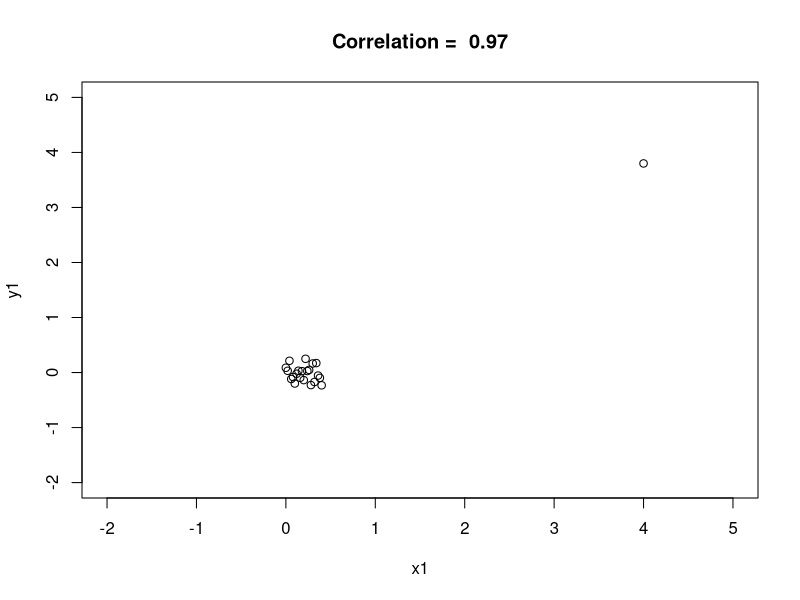
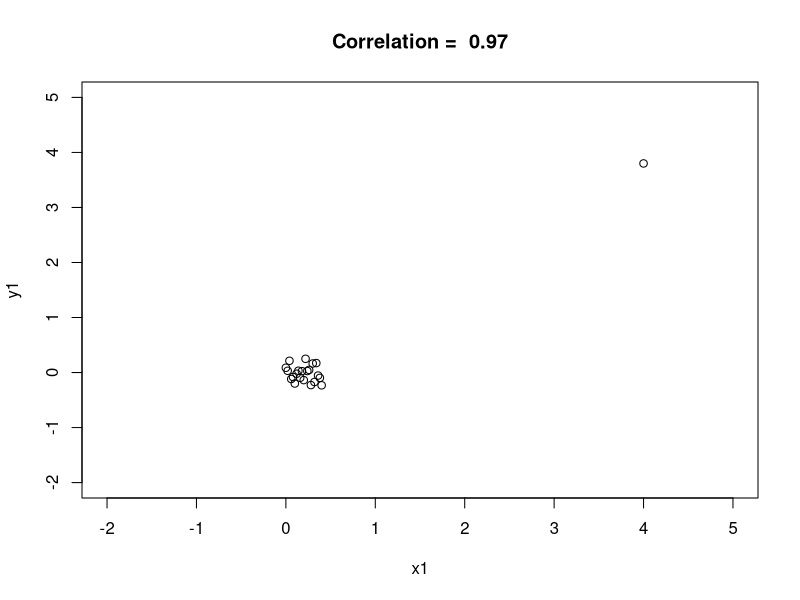
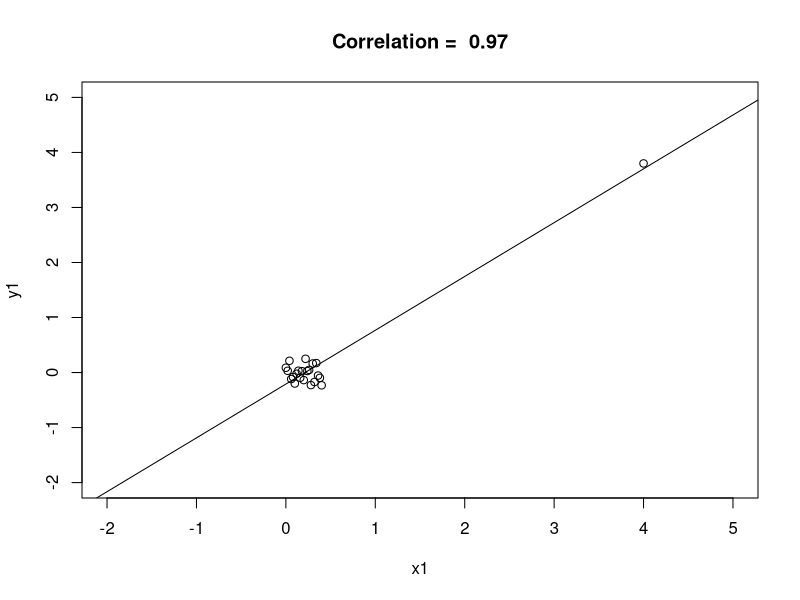
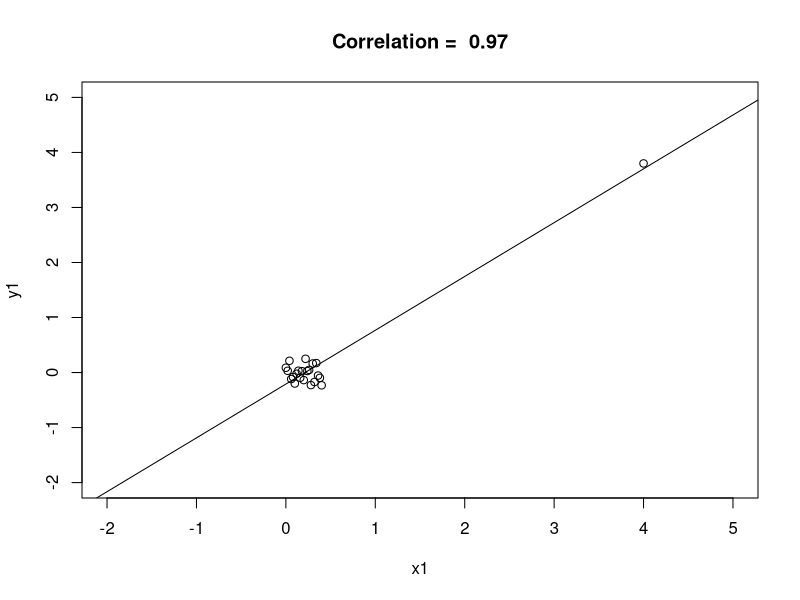
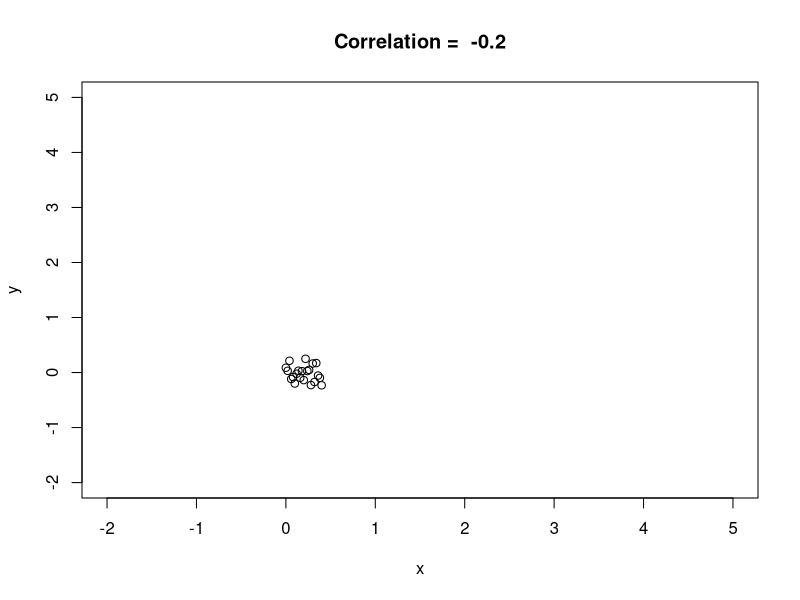
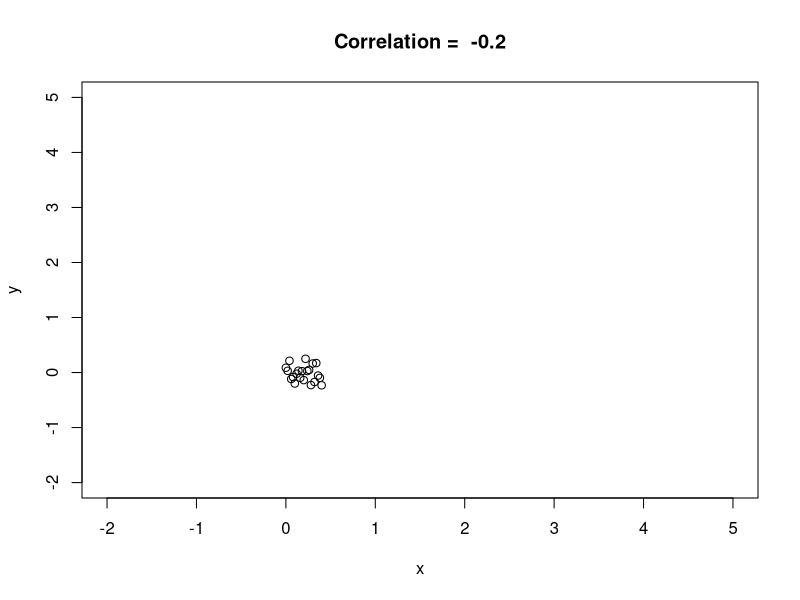
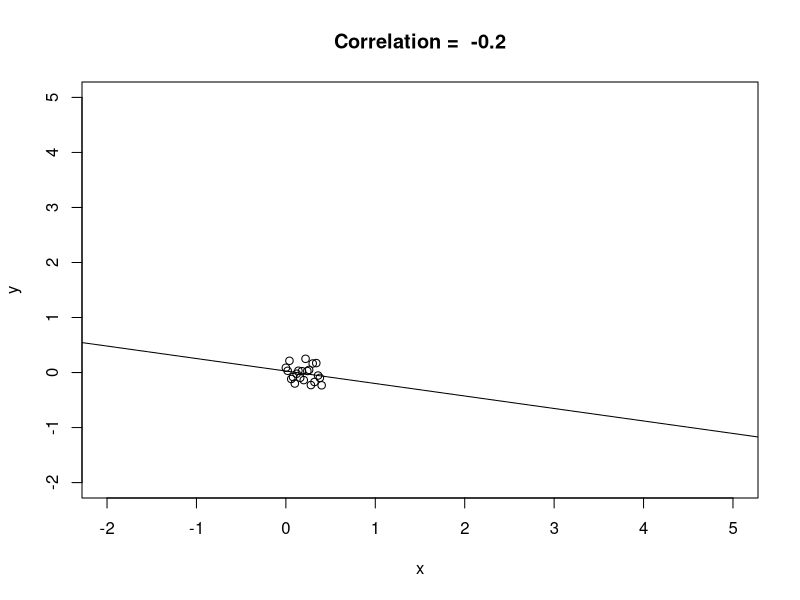
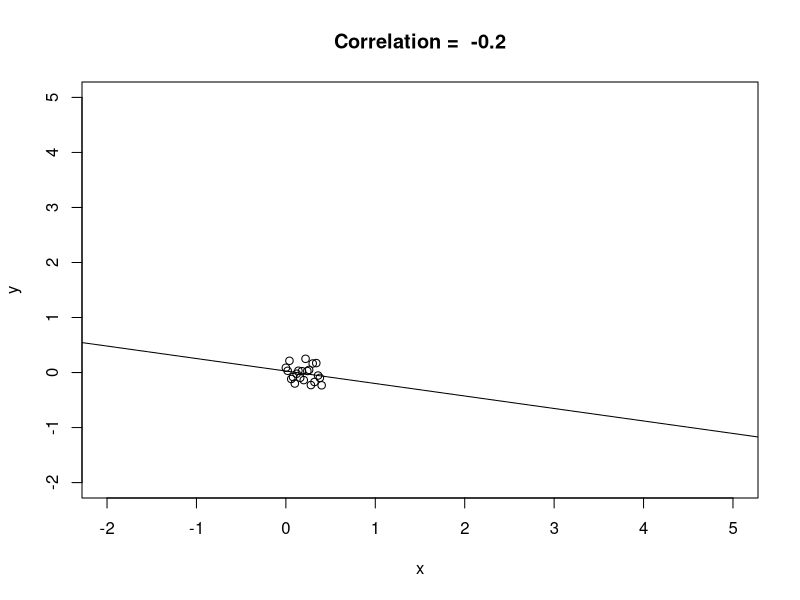

Here is the R script that generated these plots, in order:
x = c(0:20)/50
y = rnorm(21,sd=0.2)-x/10

x1 = c(x,4);
y1 = c(y,3.8)
a = format(cor(x1,y1),digits=2)
title = paste("Correlation = ",a)
png(filename="correlation1.png",width=420,height=420)
plot(x1,y1,xlim=c(-2,5),ylim=c(-2,5),main=title)
dev.off()
postscript(file="correlation1.eps",width=4,height=4,
           horizontal = FALSE, onefile = FALSE, paper = "special",
           family = "ComputerModern", encoding = "TeXtext.enc")
plot(x1,y1,xlim=c(-2,5),ylim=c(-2,5),main=title)
dev.off()

png(filename="correlation2.png",width=420,height=420)
plot(x1,y1,xlim=c(-2,5),ylim=c(-2,5),main=title)
fit1 = lm(y1 ~ x1)
abline(fit1)
dev.off()
postscript(file="correlation2.eps",width=4,height=4,
           horizontal = FALSE, onefile = FALSE, paper = "special",
           family = "ComputerModern", encoding = "TeXtext.enc")
plot(x1,y1,xlim=c(-2,5),ylim=c(-2,5),main=title)
abline(fit1)
dev.off()


png(filename="correlation3.png",width=420,height=420)
a = format(cor(x,y),digits=2)
title = paste("Correlation = ",a)
plot(x,y,xlim=c(-2,5),ylim=c(-2,5),main=title)
dev.off()
postscript(file="correlation3.eps",width=4,height=4,
           horizontal = FALSE, onefile = FALSE, paper = "special",
           family = "ComputerModern", encoding = "TeXtext.enc")
plot(x,y,xlim=c(-2,5),ylim=c(-2,5),main=title)
dev.off()

png(filename="correlation4.png",width=420,height=420)
fit = lm(y ~ x)
plot(x,y,xlim=c(-2,5),ylim=c(-2,5),main=title)
abline(fit)
dev.off()
postscript(file="correlation4.eps",width=4,height=4,
           horizontal = FALSE, onefile = FALSE, paper = "special",
           family = "ComputerModern", encoding = "TeXtext.enc")
plot(x,y,xlim=c(-2,5),ylim=c(-2,5),main=title)
abline(fit)
dev.off()
